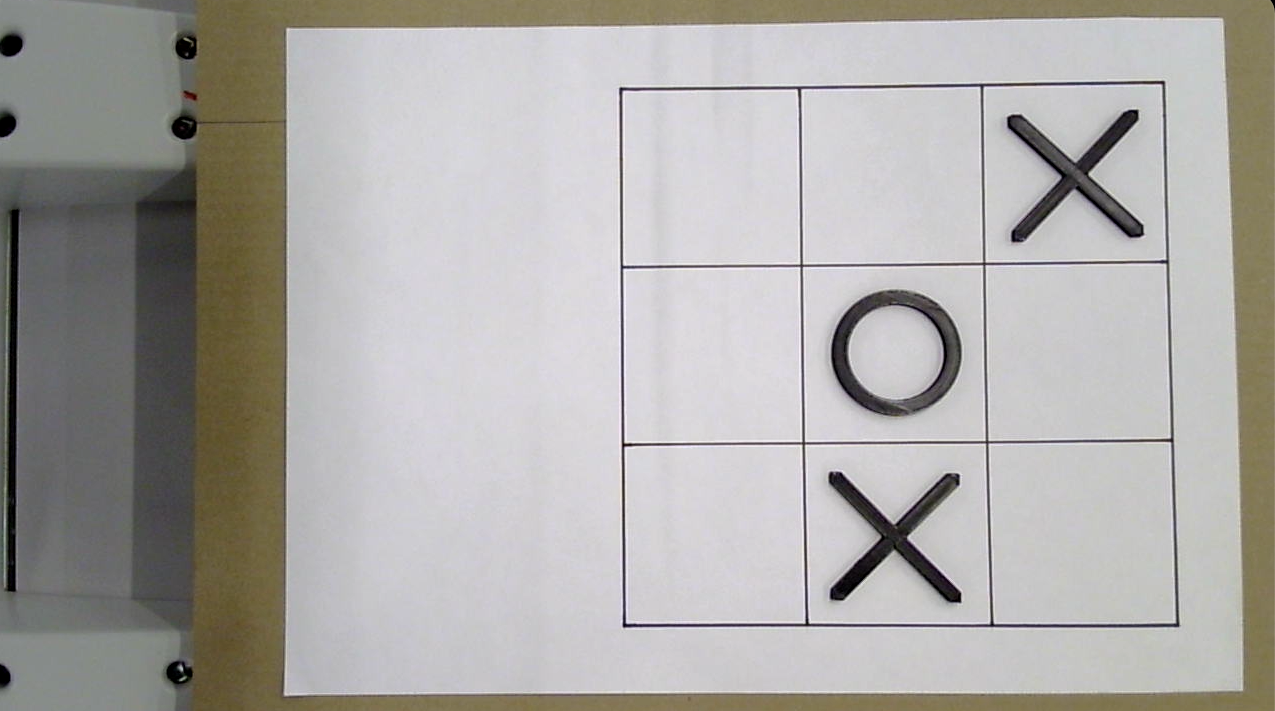
#> input picture real_photo/test2.png, 1275 x 711 px, found by its file name; the run also reads 2 pictures not shown here
$ python main-old.py
#> lines starting #> are read from the running program, lines starting #| are printed output that depends on the picture; after the words box and inside, x2 and y2 are one past the last pixel; in counts of white or black regions, pixels touching at a corner belong together
### src/find_play_field.py
import os

import cv2
import numpy as np

from utils.const import X, O
from utils.helps import create_temp

os.chdir('//')


def preparate_image(img):
    imgray = cv2.cvtColor(img, cv2.COLOR_BGR2GRAY)

    blur = cv2.GaussianBlur(imgray, (5, 5), 0)
    ret, thresh = cv2.threshold(blur, 0, 255, cv2.THRESH_BINARY + cv2.THRESH_OTSU)

    ret, thresh = cv2.threshold(imgray, 127, 255, 0)
    # cv2.imshow('Binary Image', thresh)
    # cv2.waitKey(0)

    return thresh


def find_contours(thresh):
    contours, hierarchy = cv2.findContours(thresh, cv2.RETR_TREE, cv2.CHAIN_APPROX_SIMPLE)

    # remove extra lines
    new_cont = []
    for c in contours:
        # print(len(c))
        if len(c) > 100:
            new_cont.append(c)
    return new_cont


def find_sheet(thresh, img):
    # находим контуры и убираем лишние
    new_cont = find_contours(thresh)

    # cv2.drawContours(img, contours, -1, (0, 255, 0), 3)
    w, h = img.shape[:2]
    x_min, y_min = h, w
    x_max, y_max = 0, 0
    for c in new_cont:
        for p in c:
            # print(p)
            if p[0][0] < y_min:
                y_min = p[0][0]
            if p[0][1] < x_min:
                x_min = p[0][1]
            if p[0][0] > y_max:
                y_max = p[0][0]
            if p[0][1] > x_max:
                x_max = p[0][1]

    return [(y_min, x_min), (y_max, x_max)]


def image_cropping(img0, thresh, contours):
    (y_min, x_min), (y_max, x_max) = contours

    cv2.circle(img0, (y_min, x_min), 6, (0, 0, 255), 3)
    cv2.circle(img0, (y_max, x_max), 6, (0, 0, 255), 3)

    e = 50
    img0 = img0[x_min + e:x_max - e, y_min + e:y_max - e]  # не понимаю, почему сначала x а потом y
    crop_img = thresh[x_min + e:x_max - e, y_min + e:y_max - e]
    # cv2.imshow('resize by sheet image', crop_img)
    # cv2.waitKey(0)

    return crop_img, img0


def find_line(crop_img, img0, color):
    # Apply edge detection method on the image
    edges = cv2.Canny(crop_img, 50, 150, apertureSize=3)

    # This returns an array of r and theta values
    lines = cv2.HoughLinesP(
        edges,  # Input edge image
        1,  # Distance resolution in pixels
        np.pi / 180,  # Angle resolution in radians
        threshold=100,  # Min number of votes for valid line
        minLineLength=5,  # Min allowed length of line
        maxLineGap=10  # Max allowed gap between line for joining them
    )

    # Iterate over points
    lines_list = []
    if lines is None:
        return []
    for points in lines:
        # Extracted points nested in the list
        x1, y1, x2, y2 = points[0]
        # Draw the lines joing the points
        # On the original image
        cv2.line(img0, (x1, y1), (x2, y2), color, 2)

        # Maintain a simples lookup list for points
        lines_list.append([(x1, y1), (x2, y2)])

    # cv2.imshow('lines Image', img0)
    # cv2.waitKey(0)

    return lines_list


def find_field(crop_img, img0):
    color = (0, 255, 0)
    lines_list = find_line(crop_img, img0, color)
    w, h = img0.shape[:2]

    new_line = []
    line_x_min, line_y_min = h, w
    line_x_max, line_y_max = 0, 0
    for line in lines_list:
        # line = line[0]
        y_start, x_start = line[0][0], line[0][1]
        y_end, x_end = line[1][0], line[1][1]
        if y_start < line_y_min:
            line_y_min = y_start
        if x_start < line_x_min:
            line_x_min = x_start
        if y_end > line_y_max:
            line_y_max = y_end
        if x_end > line_x_max:
            line_x_max = x_end

    cv2.circle(img0, (line_y_min, line_x_min), 6, (0, 0, 255), 3)
    cv2.circle(img0, (line_y_max, line_x_max), 6, (0, 0, 255), 3)

    cv2.line(img0, (line_y_min, line_x_min), (line_y_min, line_x_max), (0, 0, 255), 2)
    cv2.line(img0, (line_y_min, line_x_min), (line_y_max, line_x_min), (0, 0, 255), 2)
    cv2.line(img0, (line_y_max, line_x_min), (line_y_max, line_x_max), (0, 0, 255), 2)
    cv2.line(img0, (line_y_min, line_x_max), (line_y_max, line_x_max), (0, 0, 255), 2)

    cv2.line(img0, (line_y_min + int(1 / 3 * (line_y_max - line_y_min)), line_x_min),
             (line_y_min + int(1 / 3 * (line_y_max - line_y_min)), line_x_max), (0, 0, 255), 2)
    cv2.line(img0, (line_y_min + int(2 / 3 * (line_y_max - line_y_min)), line_x_min),
             (line_y_min + int(2 / 3 * (line_y_max - line_y_min)), line_x_max), (0, 0, 255), 2)
    cv2.line(img0, (line_y_min, line_x_min + int(1 / 3 * (line_x_max - line_x_min))),
             (line_y_max, line_x_min + int(1 / 3 * (line_x_max - line_x_min))), (0, 0, 255), 2)
    cv2.line(img0, (line_y_min, line_x_min + int(2 / 3 * (line_x_max - line_x_min))),
             (line_y_max, line_x_min + int(2 / 3 * (line_x_max - line_x_min))), (0, 0, 255), 2)

    # cv2.imshow('cont-fiedld Image', img0)
    # cv2.waitKey(0)

    return [(line_y_min, line_x_min), (line_y_max, line_x_max)]


def find_figure(img, img0, tempCircle, tempCrosss):
    w, h = tempCrosss.shape[:2]
    res = cv2.matchTemplate(img, tempCircle, cv2.TM_CCOEFF_NORMED)
    threshold = 0.8
    loc = np.where(res >= threshold)
    circle = []
    for pt in zip(*loc[::-1]):
        circle.append([pt, (pt[0] + w, pt[1] + h)])
        cv2.rectangle(img0, pt, (pt[0] + w, pt[1] + h), (255, 0, 0), 2)

    res1 = cv2.matchTemplate(img, tempCrosss, cv2.TM_CCOEFF_NORMED)
    threshold = 0.8
    loc1 = np.where(res1 >= threshold)
    cross = []
    for pt in zip(*loc1[::-1]):
        cross.append([pt, (pt[0] + w, pt[1] + h)])
        cv2.rectangle(img0, pt, (pt[0] + w, pt[1] + h), (0, 255, 0), 2)

    # cv2.imshow('cross and circle', img0)
    # cv2.waitKey(0)

    return circle, cross


def create_tic_tac_toe_field(crop_img, field_contours, img0):
    (y0, x0), (y3, x3) = field_contours
    field_w, field_h = x3 - x0, y3 - y0
    y1, x1, = int(y0 + 1 / 3 * field_h), int(x0 + 1 / 3 * field_w)
    y2, x2, = int(y0 + 2 / 3 * field_h), int(x0 + 2 / 3 * field_w)
    field_point = [[y0, y1, y2, y3], [x0, x1, x2, x3]]

    tempCrosss = cv2.imread('../temp/crossTemp.png', cv2.IMREAD_GRAYSCALE)
    tempCircle = cv2.imread('../temp/circleTemp.png', cv2.IMREAD_GRAYSCALE)
    circle, cross = find_figure(crop_img, img0, tempCircle, tempCrosss)

    n = 3
    field = [['-' for j in range(n)] for j in range(n)]

    # circle
    for i in range(len(circle)):
        yu, xu = circle[i][0]
        yd, xd = circle[i][1]
        xc = int((xu + xd) / 2)
        yc = int((yu + yd) / 2)

        # cv2.circle(img0, (yc, xc), 6, (0, 0, 255), 3)
        # cv2.circle(img0, (y0, x0), 6, (0, 0, 255), 3)
        # cv2.circle(img0, (y1, x1), 6, (0, 0, 255), 3)

        # 00 - 02
        if y0 < yc < y1 and x0 < xc < x1:
            field[0][0] = O
        elif y0 < yc < y1 and x1 < xc < x2:
            field[1][0] = O
        elif y0 < yc < y1 and x2 < xc < x3:
            field[2][0] = O
        # 10 - 12
        elif y1 < yc < y2 and x0 < xc < x1:
            field[0][1] = O
        elif y1 < yc < y2 and x1 < xc < x2:
            field[1][1] = O
        elif y1 < yc < y2 and x2 < xc < x3:
            field[2][1] = O
        # 20 - 22
        elif y2 < yc < y3 and x0 < xc < x1:
            field[0][2] = O
        elif y2 < yc < y3 and x1 < xc < x2:
            field[1][2] = O
        elif y2 < yc < y3 and x2 < xc < x3:
            field[2][2] = O

    # cross
    for i in range(len(cross)):
        yu, xu = cross[i][0]
        yd, xd = cross[i][1]
        xc = int((xu + xd) / 2)
        yc = int((yu + yd) / 2)

        # cv2.circle(img0, (yc, xc), 6, (0, 0, 255), 3)
        # cv2.circle(img0, (y0, x0), 6, (0, 0, 255), 3)
        # cv2.circle(img0, (y1, x1), 6, (0, 0, 255), 3)

        # 00 - 02
        if y0 < yc < y1 and x0 < xc < x1:
            field[0][0] = X
        elif y0 < yc < y1 and x1 < xc < x2:
            field[1][0] = X
        elif y0 < yc < y1 and x2 < xc < x3:
            field[2][0] = X
        # 10 - 12
        elif y1 < yc < y2 and x0 < xc < x1:
            field[0][1] = X
        elif y1 < yc < y2 and x1 < xc < x2:
            field[1][1] = X
        elif y1 < yc < y2 and x2 < xc < x3:
            field[2][1] = X
        # 20 - 22
        elif y2 < yc < y3 and x0 < xc < x1:
            field[0][2] = X
        elif y2 < yc < y3 and x1 < xc < x2:
            field[1][2] = X
        elif y2 < yc < y3 and x2 < xc < x3:
            field[2][2] = X

    return field


def find_play_field(img):
    img0 = img

    thresh = preparate_image(img)
    # cv2.imshow('Blur Image', thresh)
    # cv2.waitKey(0)

    # find the borders of a sheet of paper
    sheet_contours = find_sheet(thresh, img)

    # cut along the edges of the sheet of paper
    crop_img, img0 = image_cropping(img0, thresh, sheet_contours)

    # find the boundaries of the playing field
    field_contours = find_field(crop_img, img0)

    # helper function to create a template
    # create_temp(crop_img, img0, field_contours)

    # find tic-tac-toe on the field
    tic_tac_toe = create_tic_tac_toe_field(crop_img, field_contours, img0)

    return tic_tac_toe

### utils/helps.py
import cv2

from utils.const import *


# get templates from current field
# this func call only once, for creating new templates
# [51 lines left out: functions create_temp, matcing_filds, find_cell, not called in this run]


def field_for_user(field):
    field_user = [['-' for j in range(N)] for i in range(N)]
    for i in range(N):
        for j in range(N):
            if field[i][j] == X or field[i][j] == O:
                field_user[i][j] = field[i][j]

    return field_user


def print_m(field):
    for f in field:
        print(*f)
    print()


# [7 lines left out: function print_field, not called in this run]


def cell_is_free(cell):
    return cell != X and cell != O

### src/play.py
from utils.helps import *


def create_field(robot):
    field = [
        [20, 10, 20],
        [10, 30, 10],
        [20, 10, 20]
    ]

    return field


def check_win(field):
    if field[0][0] == field[0][1] and field[0][1] == field[0][2]:
        return True, field[0][0]
    elif field[1][0] == field[1][1] and field[1][1] == field[1][2]:
        return True, field[1][0]
    elif field[2][0] == field[2][1] and field[2][1] == field[2][2]:
        return True, field[2][0]

    elif field[0][0] == field[1][0] and field[1][0] == field[2][0]:
        return True, field[0][0]
    elif field[0][1] == field[1][1] and field[1][1] == field[2][1]:
        return True, field[0][1]
    elif field[0][2] == field[1][2] and field[1][2] == field[2][2]:
        return True, field[0][0]

    elif field[0][0] == field[1][1] and field[1][1] == field[2][2]:
        return True, field[0][0]
    elif field[0][2] == field[1][1] and field[1][1] == field[2][0]:
        return True, field[0][2]

    return False, 0


def check_dead_heat(field):
    is_dead_heat = True
    for i in range(N):
        for j in range(N):
            if cell_is_free(field[i][j]):
                is_dead_heat = False
                return is_dead_heat
    return is_dead_heat


def change_weight_after_payer(field, robot, player):
    # 0 0
    if cell_is_free(field[0][0]):
        if (field[0][1] == player and field[0][2] == player) or \
                (field[1][0] == player and field[2][0] == player) or \
                (field[1][1] == player and field[2][2] == player):
            field[0][0] = 200

    # 0 1
    if cell_is_free(field[0][1]):
        if (field[0][0] == player and field[0][2] == player) or \
                (field[1][1] == player and field[2][1] == player):
            field[0][1] = 200

    # 0 2
    if cell_is_free(field[0][2]):
        if (field[0][0] == player and field[0][1] == player) or \
                (field[1][2] == player and field[2][2] == player) or \
                (field[1][1] == player and field[2][0] == player):
            field[0][2] = 200

    # 1 0
    if cell_is_free(field[1][0]):
        if (field[0][0] == player and field[2][0] == player) or \
                (field[1][1] == player and field[1][2] == player):
            field[1][0] = 200

    # 1 1
    if cell_is_free(field[1][1]):
        if (field[0][0] == player and field[2][2] == player) or \
                (field[0][2] == player and field[2][0] == player) or \
                (field[1][0] == player and field[1][2] == player) or \
                (field[0][1] == player and field[2][1] == player):
            field[1][1] = 200

    # 1 2
    if cell_is_free(field[1][2]):
        if (field[0][2] == player and field[2][2] == player) or \
                (field[1][0] == player and field[1][1] == player):
            field[1][2] = 200

    # 2 0
    if cell_is_free(field[2][0]):
        if (field[0][0] == player and field[1][0] == player) or \
                (field[2][1] == player and field[2][2] == player) or \
                (field[0][2] == player and field[1][1] == player):
            field[2][0] = 200

    # 2 1
    if cell_is_free(field[2][1]):
        if (field[0][1] == player and field[1][1] == player) or \
                (field[2][0] == player and field[2][2] == player):
            field[2][1] = 200

    # 2 2
    if cell_is_free(field[2][2]):
        if (field[0][0] == player and field[1][1] == player) or \
                (field[0][2] == player and field[1][2] == player) or \
                (field[2][0] == player and field[2][1] == player):
            field[2][2] = 200

    return field


# [14 lines left out: function change_weight_after_robot, not called in this run]


def make_move(field, robot, player):
    field = change_weight_after_payer(field, robot, player)
    # print('After change weight for player')
    # print_m(field)

    max_weight = -1
    for i in range(N):
        for j in range(N):
            if cell_is_free(field[i][j]):
                max_weight = field[i][j]
                max_i, max_j = i, j

    if max_weight == -1:
        return field, DEED_HEAR

    for i in range(N):
        for j in range(N):
            if cell_is_free(field[i][j]):
                if field[i][j] > max_weight:
                    max_weight = field[i][j]
                    max_i, max_j = i, j

    field[max_i][max_j] = robot

    # print('After robot select')
    # print_m(field)

    return field


def play(field, robot, player):
    is_win, winner = check_win(field)
    if is_win:
        if robot == winner:
            return field, ROBOT_WIN
        else:
            return field, PLAYER_WIN

    is_dead_heat = check_dead_heat(field)
    if is_dead_heat:
        return field, DEED_HEAR

    new_field = make_move(field, robot, player)

    is_win, winner = check_win(new_field)
    if is_win:
        if robot == winner:
            return new_field, ROBOT_WIN
        else:
            return new_field, PLAYER_WIN

    is_dead_heat = check_dead_heat(new_field)
    if is_dead_heat:
        return new_field, DEED_HEAR

    return new_field, 0

### src/main-old.py
import numpy as np
import cv2

from camera import capture_camera
from find_play_field import find_play_field
from play import play, create_field
# from camera import capture_camera
from utils.const import *
from utils.helps import *


def main():
    counter = 0
    robot = X
    player = O
    field = create_field(robot)
    # print_m(field)

    steps = 1
    # while True:
    while counter < steps:
        # [4 lines of commented-out code are left out]
        img = cv2.imread('../real_photo/test2.png')
#> img is the input picture: shape (711, 1275, 3); mean B, G, R 166.9, 169.9, 172.2

        # for test image cut off the bottom of the sheet and rotate to 180 deg
        w, h = img.shape[:2]
        crop_left = 500
        crop_right = 30
        img = img[0: w, crop_left: h - crop_right]
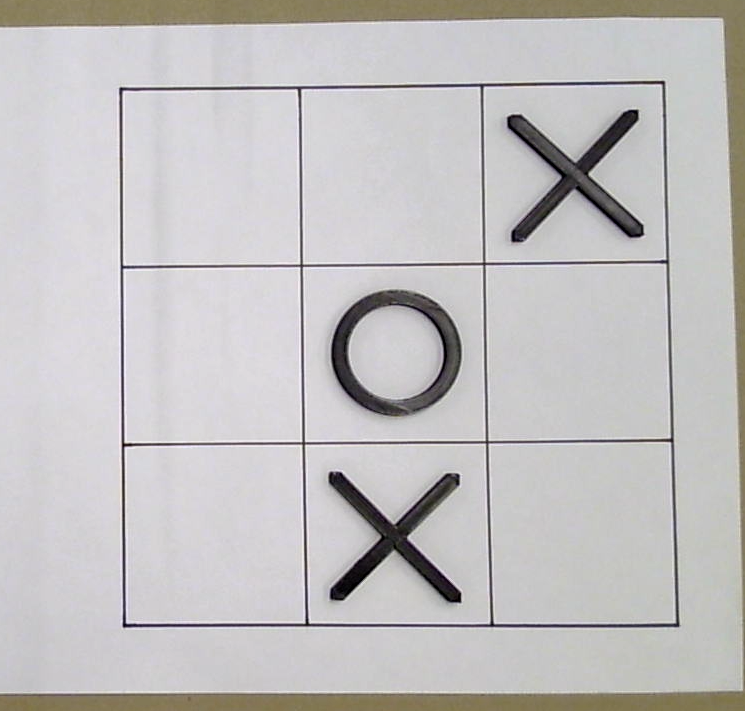
#> img: shape (711, 745, 3); mean B, G, R 191.9, 191.7, 193.9
        # img = cv2.rotate(img, cv2.ROTATE_90_COUNTERCLOCKWISE)
        cv2.imshow("first cut off for rela photo", img)
        cv2.waitKey(0)

        detect_field = find_play_field(img)
#> in preparate_image, `imgray = cv2.cvtColor(img, cv2.COLOR_BGR2GRAY)`:
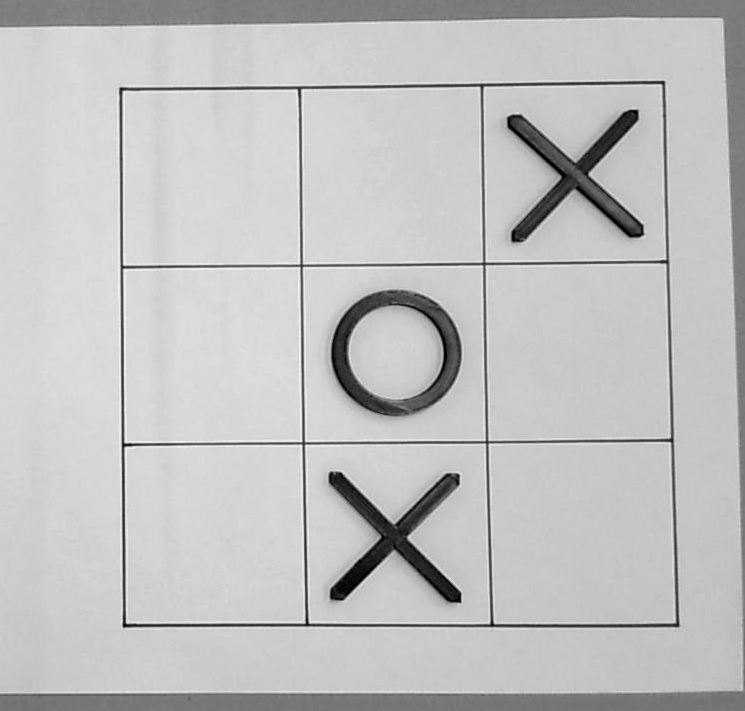
#> imgray: shape (711, 745); min 0, max 250, mean 192.4
#> in preparate_image, `ret, thresh = cv2.threshold(blur, 0, 255, cv2.THRESH_BINARY + cv2.THRE..`:
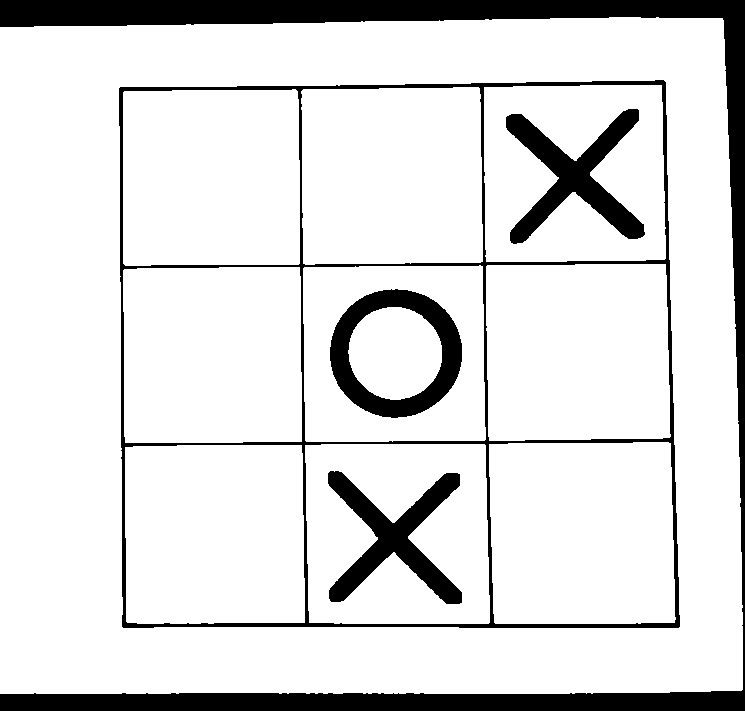
#> thresh: shape (711, 745); 87% white; 5 black regions, box (x1, y1, x2, y2) and area: (0, 0, 745, 711) 35720, (119, 80, 680, 628) 13833, (506, 109, 645, 244) 6603, (330, 289, 462, 418) 6495, (328, 471, 462, 604) 6376
#> in preparate_image, `ret, thresh = cv2.threshold(blur, 0, 255, cv2.THRESH_BINARY + cv2.THRE..`: ret = 156
#> in preparate_image, `ret, thresh = cv2.threshold(imgray, 127, 255, 0)`:
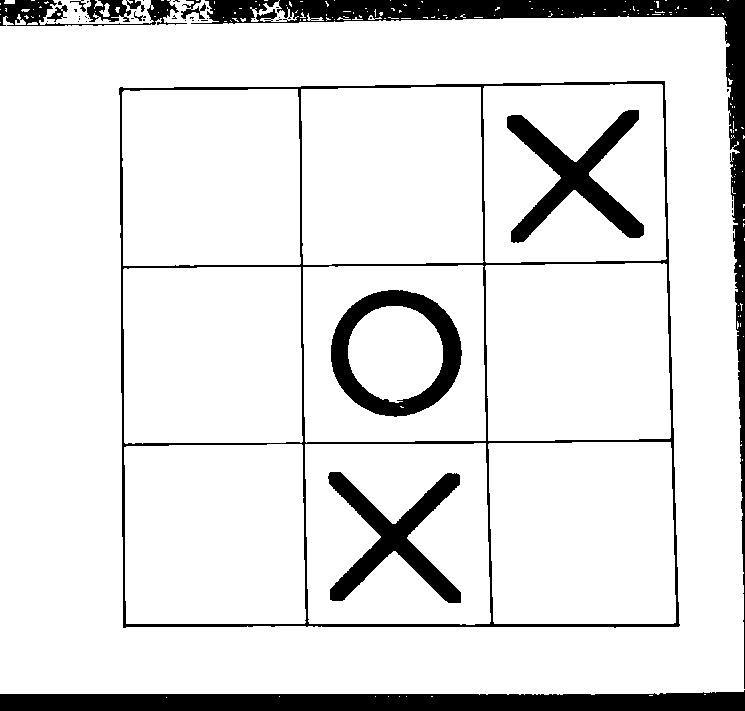
#> thresh: shape (711, 745); 89% white; 43 black regions (30 under 20 px)
#> in find_contours, `contours, hierarchy = cv2.findContours(thresh, cv2.RETR_TREE, cv2.CHAI..`: contours = 247 contours, 217 with area under 20; largest, box (x1, y1, x2, y2) and area: (0, 0, 745, 695) 495071, (118, 80, 681, 629) 299403, (488, 442, 676, 624) 32877, (305, 443, 491, 625) 32390, (485, 263, 671, 441) 31729
#> the loop in find_contours, `for c in contours:` made 247 passes
#> c on passes 1 to 3: [[166, 697]], [[431, 696], [432, 696]], [[406, 696]]
#> after the loop in find_contours, `for c in contours:`: new_cont = 7 contours; box (x1, y1, x2, y2) and area: (0, 0, 745, 695) 495071, (330, 289, 463, 418) 13160, (348, 306, 443, 403) 6977, (506, 109, 645, 244) 6214, (327, 471, 462, 604) 6004, (39, 0, 154, 25) 1459, (250, 0, 299, 22) 284
#> the loop in find_sheet, `for c in new_cont:` made 7 passes
#> after the loop in find_sheet, `for c in new_cont:`: x_max = 694; x_min = 0; y_max = 744; y_min = 0
#> in find_play_field, `sheet_contours = find_sheet(thresh, img)`: sheet_contours = [(0, 0), (744, 694)]
#> in image_cropping, `(y_min, x_min), (y_max, x_max) = contours`: y_min = 0; y_max = 744; x_max = 694
#> in image_cropping, `img0 = img0[x_min + e:x_max - e, y_min + e:y_max - e]`:
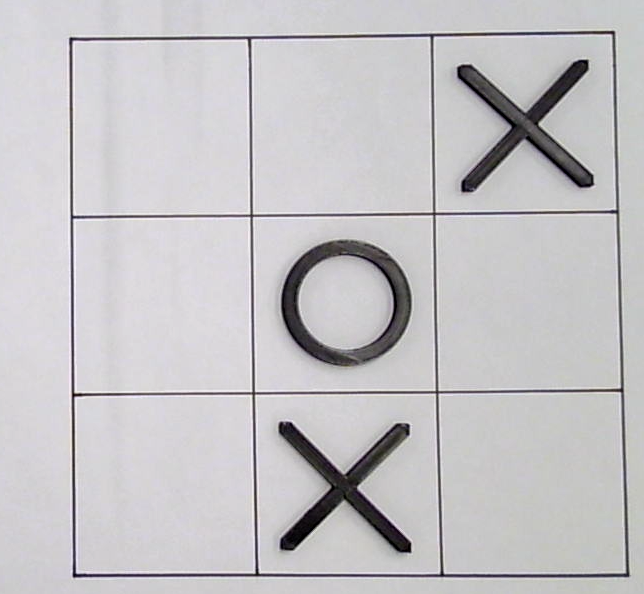
#> img0: shape (594, 644, 3); mean B, G, R 197.7, 195, 196.8
#> (the rest of the program and of its run is left out)
